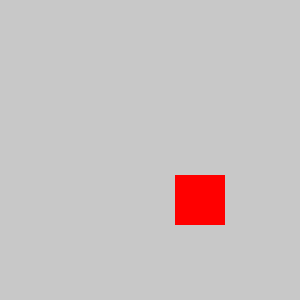
Frame 1 (no input)
Frame 60 (no input): identical to frame 1, image omitted
Frame 120 (the mouse pressed at the canvas centre since frame 60): identical to frame 1, image omitted

The p5.js sketch that drew this single still picture (run headless with seeded random() and noise() and a simulated clock; from frame 60 on, the mouse is pressed at the canvas centre):

// p5.js sketch
// ── sketch.js
function setup() {
  createCanvas(300, 300)
  createElement('h2', 'This is a Heading 2')
}

function mousePressed () {
  createP(`This paragraph is created by p5.js in mousex = ${mouseX}`)
}

function draw() {
  background(200)
  fill(255, 0, 0)
  noStroke()
  rect(175, 175, 50, 50)
}
